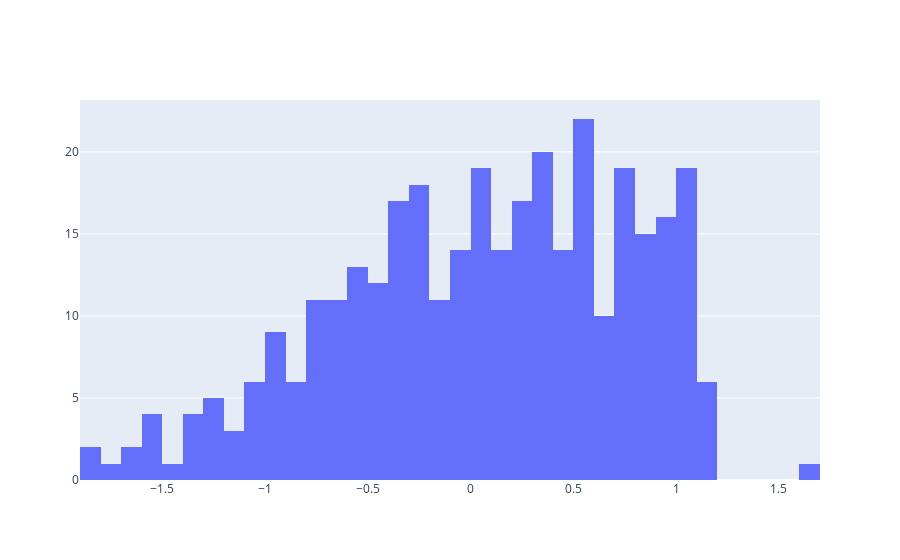

The code cell stored with this chart in its notebook:
### Code cell
tmp = xyz['z']-274

import plotly.graph_objects as go

fig = go.Figure(data=[go.Histogram(x=tmp, xbins=dict(start=-2, end=2, size=0.1))])
fig.show()

### Figure 1 — Plotly figure (JSON) as saved in the notebook; plotly's stock layout.template omitted (floating-point values rounded to 4 significant figures; data arrays with more than 128 entries replaced by an {"elided": "..."} marker saying what was removed)
{"data": [{"type": "histogram", "x": {"elided": "350 float values"}, "xbins": {"end": 2, "size": 0.1, "start": -2}}], "layout": {}}
